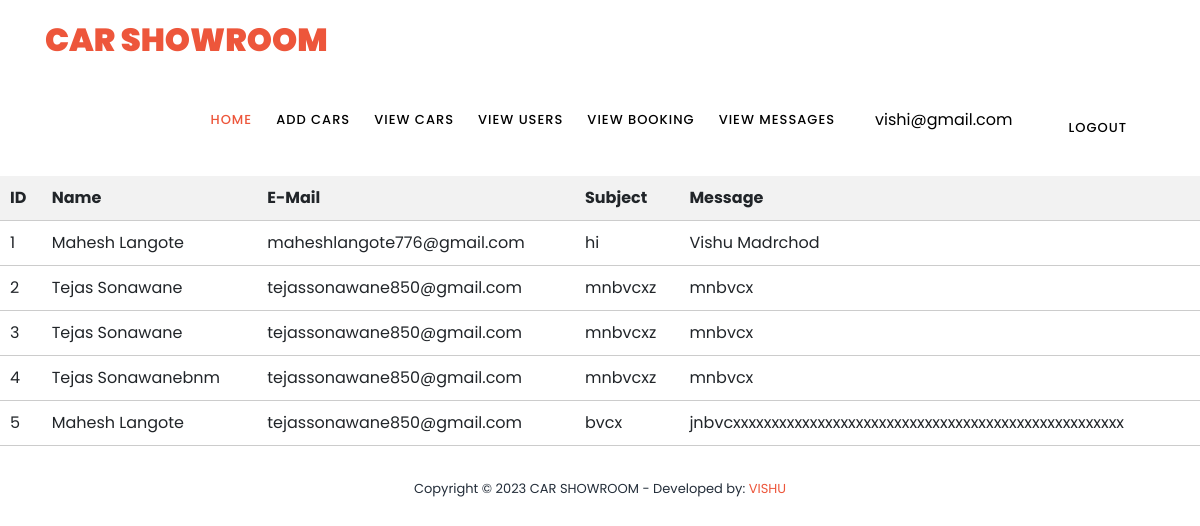
The page /admin/view_message.php (signed in) on the database its author committed.
### tables this page shows
CREATE TABLE `contact` (
  `id` int(11) NOT NULL,
  `name` varchar(50) NOT NULL,
  `email` varchar(50) NOT NULL,
  `subject` varchar(60) NOT NULL,
  `message` varchar(5000) NOT NULL
);

### admin/view_message.php (the view, shortened to what this page needs)
<?php
require_once '../config.php';
include("adminheader.php");
$sql = "SELECT * FROM contact";
$result = $conn->query($sql);
?>
<br><br><br><br>
<table class="user-table">
    <thead>
        <tr>
            <th>ID</th>
            <th>Name</th>
            <th>E-Mail</th>
            <th>Subject</th>
            <th>Message</th>
        </tr>
    </thead>
    <tbody>
        <?php while ($row = $result->fetch_assoc()) { ?>
            <tr>
                <td>
                    <?php echo $row['id']; ?>
                </td>
                <td>
                    <?php echo $row['name']; ?>
                </td>
                <td>
                    <?php echo $row['email']; ?>
                </td>
                <td>
                    <?php echo $row['subject']; ?>
                </td>
                <td>
                    <?php echo $row['message']; ?>
                </td>
            </tr>
        <?php } ?>
    </tbody>
</table>
<?php
include("footer.php");
?>

### assets/css/style.css (style rules this page uses)
html, body, div, span, applet, object, iframe, h1, h2, h3, h4, h5, h6, p, blockquote, div pre, a, abbr, acronym, address, big, cite, code, del, dfn, em, font, img, ins, kbd, q, s, samp, small, strike, strong, sub, sup, tt, var, b, u, i, center, dl, dt, dd, ol, ul, li, figure, header, nav, section, article, aside, footer, figcaption { margin: 0; padding: 0; border: 0; outline: 0; }
* { box-sizing: border-box; }
html, body { font-family: 'Poppins', sans-serif; font-weight: 400; background-color: #fff; font-size: 16px; -ms-text-size-adjust: 100%; -webkit-font-smoothing: antialiased; -moz-osx-font-smoothing: grayscale; }
html, body { background: #fff; font-family: 'Poppins', sans-serif; }

### admin/view_message.php (style rules this page uses)
.user-table { margin-top: 10vh; width: 100%; border-collapse: collapse; }
.user-table th, .user-table td { padding: 10px; text-align: left; border-bottom: 1px solid #ccc; }
.user-table th { background-color: #f2f2f2; }

### rows shown on the page
contact: id "1", name "Mahesh Langote", email "maheshlangote776@gmail.com", subject "hi", message "Vishu Madrchod"
contact: id "2", name "Tejas Sonawane", email "tejassonawane850@gmail.com", subject "mnbvcxz", message "mnbvcx"
contact: id "3", name "Tejas Sonawane", email "tejassonawane850@gmail.com", subject "mnbvcxz", message "mnbvcx"
contact: id "4", name "Tejas Sonawanebnm", email "tejassonawane850@gmail.com", subject "mnbvcxz", message "mnbvcx"
contact: id "5", name "Mahesh Langote", email "tejassonawane850@gmail.com", subject "bvcx", message "jnbvcxxxxxxxxxxxxxxxxxxxxxxxxxxxxxxxxxxxxxxxxxxxxxxxxxxx"

### other values the page prints
$_SESSION['username'] "vishi@gmail.com"
